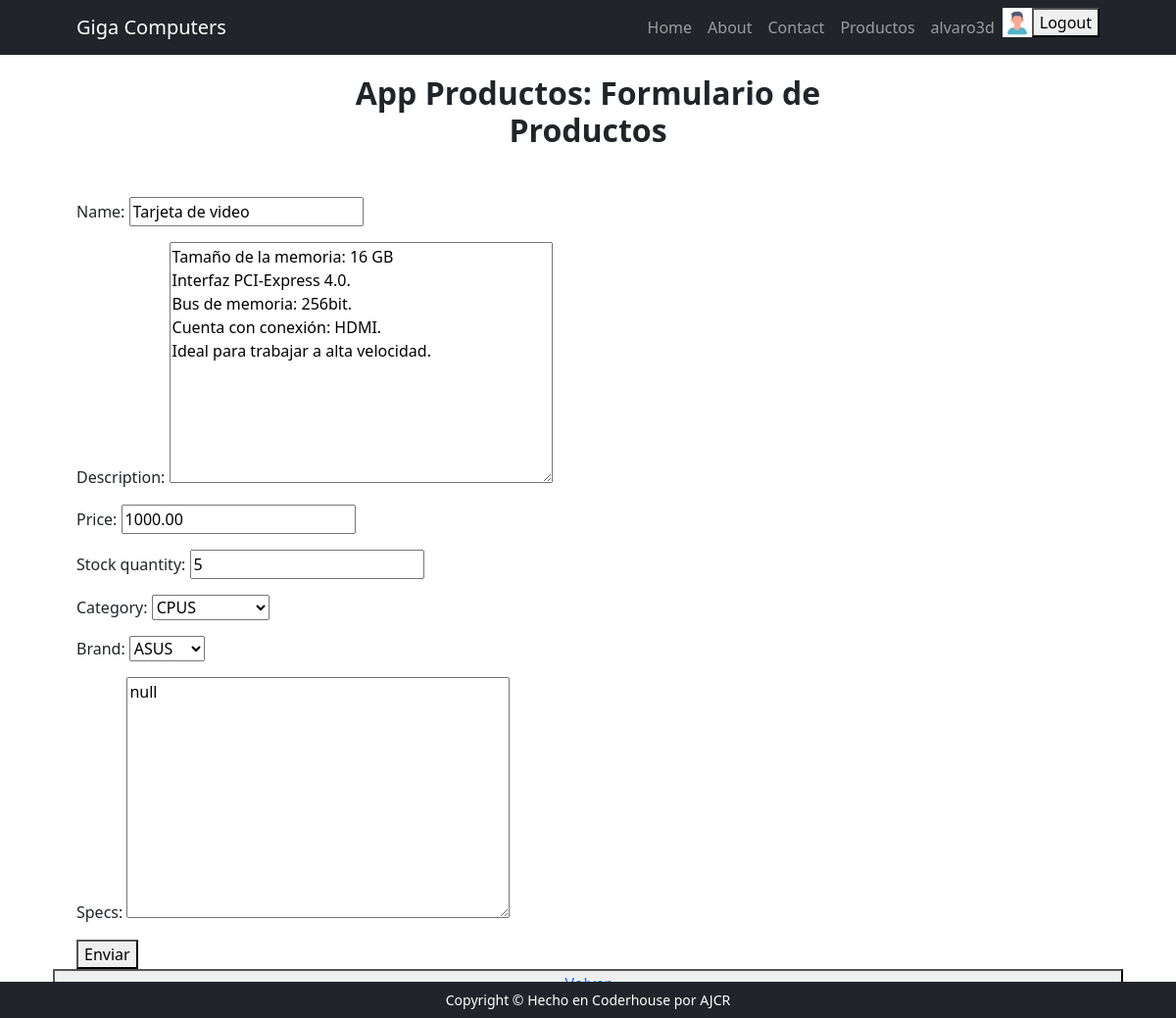
The page /products/product/update/6 (signed in) on the database its author committed.
### productos/models.py (models this page shows, shortened)
class Product(models.Model):
    name = models.CharField(max_length=200)
    description = models.TextField()
    price = models.DecimalField(max_digits=10, decimal_places=2)
    stock_quantity = models.IntegerField()
    category = models.ForeignKey(Category, on_delete=models.CASCADE)
    brand = models.ForeignKey(Brand, on_delete=models.CASCADE)
    specs = models.JSONField(null=True, blank=True)  # To store specifications like RAM, Storage, etc.
    class Meta:
        verbose_name = 'Producto'
        verbose_name_plural = 'Producto'

class Category(models.Model):
    name = models.CharField(max_length=100)
    def __str__(self) -> str:
        return self.name
    class Meta:
        verbose_name = 'Categoría de Producto'
        verbose_name_plural = 'Categorías de Productos'

class Brand(models.Model):
    name = models.CharField(max_length = 100)
    def __str__(self) -> str:
        return self.name
    class Meta:
        verbose_name = 'Brand'
        verbose_name_plural = 'Brand'

### productos/views.py (the view)
class ProductUpdate(UpdateView):
    model = Product
    from_class = ProductForm
    template_name = 'product/product_form.html' ## Preguntar como arreglar
    success_url = reverse_lazy('productos:product_list')
    fields = '__all__' #['name', 'description', 'price']

### productos/templates/product/product_form.html (shortened to what this page needs)
{% extends 'core/base.html' %}
{% block header %}
    App Productos: Formulario de Productos
{% endblock header %}
{% block main %}
    <form method="post">
        {{ form.as_p }}
        <button type="submit">Enviar</button>
    </form>
    <button>
        <a href="{% url 'productos:index' %}">Volver</a>
    </button>
{% endblock main %}

### core/templates/core/componentes/navbar.html (shortened to what this page needs)
{% load static %}
<nav class="navbar navbar-expand-lg navbar-dark bg-dark">
    <div class="container px-5">
        <a class="navbar-brand" href="{% url 'core:index' %}">Giga Computers</a>
        <div class="collapse navbar-collapse" id="navbarSupportedContent">
            <ul class="navbar-nav ms-auto mb-2 mb-lg-0">
                <li class="nav-item"><a class="nav-link" href="{% url 'core:index' %}">Home</a></li>
                <li class="nav-item"><a class="nav-link" href="#">About</a></li>
                {% if user.is_authenticated %}
                <li class="nav-item"><a class="nav-link" href="#">Contact</a></li>
                <li class="nav-item"><a class="nav-link" href="{% url 'productos:index' %}">Productos</a></li>
                <li class="nav-item"><a class="nav-link" href="{% url 'core:profile' %}">{{ user.username }}</a></li>
                {% if user.vendedor.avatar %}
                <img src="{{ user.vendedor.avatar.url }}"
                     alt="avatar"
                     style="height: 30px" />
                {% else %}
                <img src="{% static 'core/img/perfil.png' %}"
                     alt="avatar"
                     style="height: 30px" />
                {% endif %}
            <form action="{% url 'core:logout' %}" method="post">
                <button type="submit">Logout</button>
            </form>
            {% else %}
            <li class="nav-item"><a class="nav-link" href="{% url 'core:login' %}">Login</a></li>
            {% endif %}
        </ul>
    </div>
</div>
</nav>

### rows shown on the page
Product: name "Tarjeta de video", description "Tamaño de la memoria: 16 GB Interfaz PCI-Express 4.0. Bus de memoria: 256bit. Cuenta con conexión: HDMI. Ideal para trabajar a alta velocidad.", price "1000.00", stock_quantity "5", category "CPUS", brand "ASUS", specs "null"

### other values the page prints
{{ user.username }} "alvaro3d"
